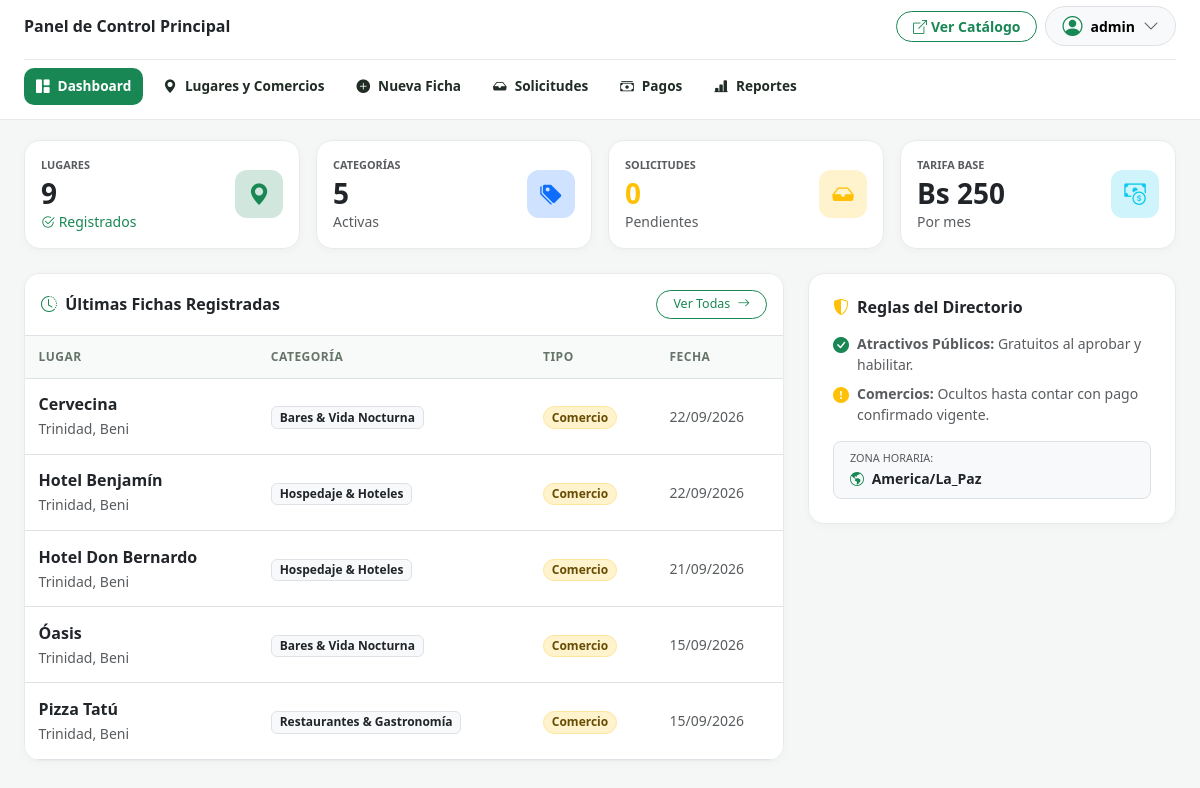
Page /public/admin/dashboard (signed in) on the committed database.
### tables this page shows
CREATE TABLE `lugares` (
  `id_lugar` int(11) NOT NULL,
  `id_categoria` int(11) NOT NULL,
  `id_solicitud_origen` int(11) DEFAULT NULL,
  `nombre` varchar(150) NOT NULL,
  `slug` varchar(160) NOT NULL,
  `descripcion` text NOT NULL,
  `direccion` varchar(255) NOT NULL,
  `referencia_ubicacion` varchar(255) DEFAULT NULL,
  `coordenadas_gps` varchar(100) DEFAULT NULL,
  `telefono_contacto` varchar(50) DEFAULT NULL,
  `whatsapp_contacto` varchar(50) DEFAULT NULL,
  `email_contacto` varchar(120) DEFAULT NULL,
  `horario_atencion` varchar(200) DEFAULT NULL,
  `tipo_lugar` enum('PUBLICO','COMERCIAL') NOT NULL,
  `created_at` timestamp NOT NULL DEFAULT current_timestamp(),
  `updated_at` timestamp NOT NULL DEFAULT current_timestamp() ON UPDATE current_timestamp()
);

CREATE TABLE `categorias` (
  `id_categoria` int(11) NOT NULL,
  `nombre` varchar(100) NOT NULL,
  `slug` varchar(100) NOT NULL,
  `descripcion` varchar(255) DEFAULT NULL,
  `icono` varchar(50) NOT NULL DEFAULT 'bi-tag',
  `tipo_defecto` enum('PUBLICO','COMERCIAL') NOT NULL DEFAULT 'COMERCIAL',
  `activo` tinyint(1) NOT NULL DEFAULT 1,
  `created_at` timestamp NOT NULL DEFAULT current_timestamp()
);

### app/Core/Controller.php (called while the page is built, shortened)
<?php
abstract class Controller {
    protected array $config;
    public function __construct() {
        $this->config = require dirname(__DIR__, 2) . '/config/app.php';
    }
    protected function render(string $viewPath, array $data = [], string $layout = 'publico'): void {
        extract($data, EXTR_SKIP);
        $baseUrl = rtrim($this->config['base_url'], '/');
        $viewFile = dirname(__DIR__) . "/Views/{$viewPath}.php";
        require $viewFile;
    }
}

### app/Controllers/Admin/DashboardController.php (called while the page is built, shortened)
<?php
class DashboardController extends Controller {
    public function index(): void {
        $db = Database::getConnection();
        $totalLugares = (int)$db->query("SELECT COUNT(*) FROM lugares")->fetchColumn();
        $totalCategorias = (int)$db->query("SELECT COUNT(*) FROM categorias WHERE activo = 1")->fetchColumn();
        $totalSolicitudes = (int)$db->query("SELECT COUNT(*) FROM solicitudes WHERE estado = 'PENDIENTE'")->fetchColumn();
        $tarifaVigente = (float)$db->query("SELECT monto_mensual FROM tarifas WHERE activo = 1 ORDER BY vigente_desde DESC LIMIT 1")->fetchColumn();
        $ultimosLugares = $db->query("SELECT l.nombre, l.tipo_lugar, c.nombre AS categoria, l.created_at
                                      FROM lugares l
                                      INNER JOIN categorias c ON l.id_categoria = c.id_categoria
                                      ORDER BY l.id_lugar DESC LIMIT 5")->fetchAll();
        $this->render('admin/dashboard', [
            'titulo'           => 'Panel de Control Principal',
            'adminNombre'      => $_SESSION['admin_nombre'] ?? 'Administrador',
            'totalLugares'     => $totalLugares,
            'totalCategorias'  => $totalCategorias,
            'totalSolicitudes' => $totalSolicitudes,
            'tarifaVigente'    => $tarifaVigente ?: 250.00,
            'ultimosLugares'   => $ultimosLugares
        ], 'admin');
    }
}

### public/index.php (called while the page is built, shortened)
<?php
$router = require APP_PATH . '/bootstrap.php';
$router->dispatch();

### config/app.php (called while the page is built)
<?php
return [
    'app_name'     => 'Trinidad Turismo & Directorio Comercial',
    'app_env'      => 'local',
    'base_url'     => 'http://localhost/trinidad_turismo/public',
    'timezone'     => 'America/La_Paz',
    'currency'     => 'Bs',
    'tarifa_base'  => 250.00,
    'version'      => '1.0.0',
    'session_name' => 'TRINI_TURISMO_SESSID'
];

### app/Views/admin/dashboard.php (the view)
<div class="container-fluid p-0">
    <div class="row g-3 mb-4">
        <div class="col-6 col-xl-3">
            <div class="admin-card p-3 h-100">
                <div class="d-flex justify-content-between align-items-center">
                    <div>
                        <span class="text-muted extra-small fw-semibold text-uppercase d-block" style="font-size: 0.68rem;">Lugares</span>
                        <h3 class="fw-bold text-dark mt-1 mb-0"><?= $totalLugares ?></h3>
                        <small class="text-success extra-small d-none d-sm-block"><i class="bi bi-check2-circle"></i> Registrados</small>
                    </div>
                    <div class="widget-icon bg-success-subtle text-success flex-shrink-0">
                        <i class="bi bi-geo-alt-fill"></i>
                    </div>
                </div>
            </div>
        </div>
        <div class="col-6 col-xl-3">
            <div class="admin-card p-3 h-100">
                <div class="d-flex justify-content-between align-items-center">
                    <div>
                        <span class="text-muted extra-small fw-semibold text-uppercase d-block" style="font-size: 0.68rem;">Categorías</span>
                        <h3 class="fw-bold text-dark mt-1 mb-0"><?= $totalCategorias ?></h3>
                        <small class="text-muted extra-small d-none d-sm-block">Activas</small>
                    </div>
                    <div class="widget-icon bg-primary-subtle text-primary flex-shrink-0">
                        <i class="bi bi-tags-fill"></i>
                    </div>
                </div>
            </div>
        </div>
        <div class="col-6 col-xl-3">
            <div class="admin-card p-3 h-100">
                <div class="d-flex justify-content-between align-items-center">
                    <div>
                        <span class="text-muted extra-small fw-semibold text-uppercase d-block" style="font-size: 0.68rem;">Solicitudes</span>
                        <h3 class="fw-bold text-warning mt-1 mb-0"><?= $totalSolicitudes ?></h3>
                        <small class="text-muted extra-small d-none d-sm-block">Pendientes</small>
                    </div>
                    <div class="widget-icon bg-warning-subtle text-warning flex-shrink-0">
                        <i class="bi bi-inbox-fill"></i>
                    </div>
                </div>
            </div>
        </div>
        <div class="col-6 col-xl-3">
            <div class="admin-card p-3 h-100">
                <div class="d-flex justify-content-between align-items-center">
                    <div>
                        <span class="text-muted extra-small fw-semibold text-uppercase d-block" style="font-size: 0.68rem;">Tarifa Base</span>
                        <h3 class="fw-bold text-dark mt-1 mb-0">Bs <?= number_format($tarifaVigente, 0) ?></h3>
                        <small class="text-muted extra-small d-none d-sm-block">Por mes</small>
                    </div>
                    <div class="widget-icon bg-info-subtle text-info flex-shrink-0">
                        <i class="bi bi-cash-coin"></i>
                    </div>
                </div>
            </div>
        </div>
    </div>
    <div class="row g-4">
        <div class="col-lg-8">
            <div class="admin-card overflow-hidden">
                <div class="p-3 border-bottom d-flex justify-content-between align-items-center bg-white gap-2">
                    <h6 class="fw-bold text-dark mb-0 text-truncate">
                        <i class="bi bi-clock-history me-1 text-success"></i> Últimas Fichas Registradas
                    </h6>
                    <a href="<?= htmlspecialchars($baseUrl) ?>/admin/lugares" class="btn btn-outline-success btn-sm rounded-pill px-3 text-nowrap flex-shrink-0" style="font-size: 0.78rem;">
                        Ver Todas <i class="bi bi-arrow-right ms-1"></i>
                    </a>
                </div>
                <div class="table-responsive">
                    <table class="table admin-table align-middle mb-0">
                        <thead>
                            <tr>
                                <th>Lugar</th>
                                <th>Categoría</th>
                                <th>Tipo</th>
                                <th>Fecha</th>
                            </tr>
                        </thead>
                        <tbody>
                            <?php if (!empty($ultimosLugares)): ?>
                                <?php foreach ($ultimosLugares as $l): ?>
                                    <tr>
                                        <td>
                                            <strong class="text-dark d-block"><?= htmlspecialchars($l['nombre']) ?></strong>
                                            <small class="text-muted">Trinidad, Beni</small>
                                        </td>
                                        <td>
                                            <span class="badge bg-light text-dark border text-nowrap">
                                                <?= htmlspecialchars($l['categoria']) ?>
                                            </span>
                                        </td>
                                        <td>
                                            <span class="badge <?= $l['tipo_lugar'] === 'PUBLICO' ? 'bg-success-subtle text-success border border-success-subtle' : 'bg-warning-subtle text-warning-emphasis border border-warning-subtle' ?> rounded-pill text-nowrap">
                                                <?= $l['tipo_lugar'] === 'PUBLICO' ? 'Público' : 'Comercio' ?>
                                            </span>
                                        </td>
                                        <td class="text-muted small text-nowrap">
                                            <?= date('d/m/Y', strtotime($l['created_at'])) ?>
                                        </td>
                                    </tr>
                                <?php endforeach; ?>
                            <?php else: ?>
                                <tr>
                                    <td colspan="4" class="text-center py-4 text-muted">No existen lugares registrados.</td>
                                </tr>
                            <?php endif; ?>
                        </tbody>
                    </table>
                </div>
            </div>
        </div>
        <div class="col-lg-4">
            <div class="admin-card p-3 p-md-4">
                <h6 class="fw-bold text-dark mb-3"><i class="bi bi-shield-shaded me-2 text-warning"></i>Reglas del Directorio</h6>
                <ul class="list-unstyled small mb-3 d-flex flex-column gap-2 text-muted">
                    <li class="d-flex gap-2">
                        <i class="bi bi-check-circle-fill text-success fs-6"></i>
                        <span><strong>Atractivos Públicos:</strong> Gratuitos al aprobar y habilitar.</span>
                    </li>
                    <li class="d-flex gap-2">
                        <i class="bi bi-exclamation-circle-fill text-warning fs-6"></i>
                        <span><strong>Comercios:</strong> Ocultos hasta contar con pago confirmado vigente.</span>
                    </li>
                </ul>
                <div class="p-2 px-3 bg-light rounded-3 border">
                    <small class="text-muted d-block extra-small" style="font-size: 0.68rem;">ZONA HORARIA:</small>
                    <strong class="text-dark small"><i class="bi bi-globe-americas me-1 text-success"></i> America/La_Paz</strong>
                </div>
            </div>
        </div>
    </div>
</div>

### public/assets/css/admin.css (style rules this page uses)
:root { --admin-sidebar-bg: #092611; --admin-sidebar-hover: #123d1e; --admin-sidebar-active: #198754; --admin-gold: #ffc107; --admin-body-bg: #f4f7f6; --admin-card-border: #e8ece9; --admin-text-main: #1f2d24; --admin-text-muted: #65756a; --sidebar-width: 260px; --topbar-height: 64px; --transition: all 0.25s cubic-bezier(0.4, 0, 0.2, 1); }
body { background-color: var(--admin-body-bg); color: var(--admin-text-main); font-family: system-ui, -apple-system, "Segoe UI", Roboto, Helvetica, Arial, sans-serif; min-height: 100vh; overflow-x: hidden; }
.admin-card { background: #ffffff; border: 1px solid var(--admin-card-border); border-radius: 16px; box-shadow: 0 2px 8px rgba(0, 0, 0, 0.03); }
.widget-icon { width: 48px; height: 48px; border-radius: 12px; display: flex; align-items: center; justify-content: center; font-size: 1.35rem; }
@media (min-width: 992px) { :root { --topbar-height: 120px; } }
.admin-table { min-width: 520px; }
.admin-table th { background-color: #f8faf9 !important; color: var(--admin-text-muted); font-size: 0.75rem; font-weight: 700; text-transform: uppercase; letter-spacing: 0.5px; padding: 0.75rem 0.85rem; white-space: nowrap; }
.admin-table td { padding: 0.85rem; vertical-align: middle; }

### rows in the picture
lugares: nombre "Cervecina", id_categoria.nombre "Bares & Vida Nocturna", tipo_lugar "Comercio", created_at "22/09/2026"
lugares: nombre "Hotel Benjamín", id_categoria.nombre "Hospedaje & Hoteles", tipo_lugar "Comercio", created_at "22/09/2026"
lugares: nombre "Hotel Don Bernardo", id_categoria.nombre "Hospedaje & Hoteles", tipo_lugar "Comercio", created_at "21/09/2026"
lugares: nombre "Óasis", id_categoria.nombre "Bares & Vida Nocturna", tipo_lugar "Comercio", created_at "15/09/2026"
lugares: nombre "Pizza Tatú", id_categoria.nombre "Restaurantes & Gastronomía", tipo_lugar "Comercio", created_at "15/09/2026"

### other values in the picture
$titulo "Panel de Control Principal"
$_SESSION['admin_user'] "admin"
$totalLugares "9"
$totalCategorias "5"
$totalSolicitudes "0"
$tarifaVigente "250"
